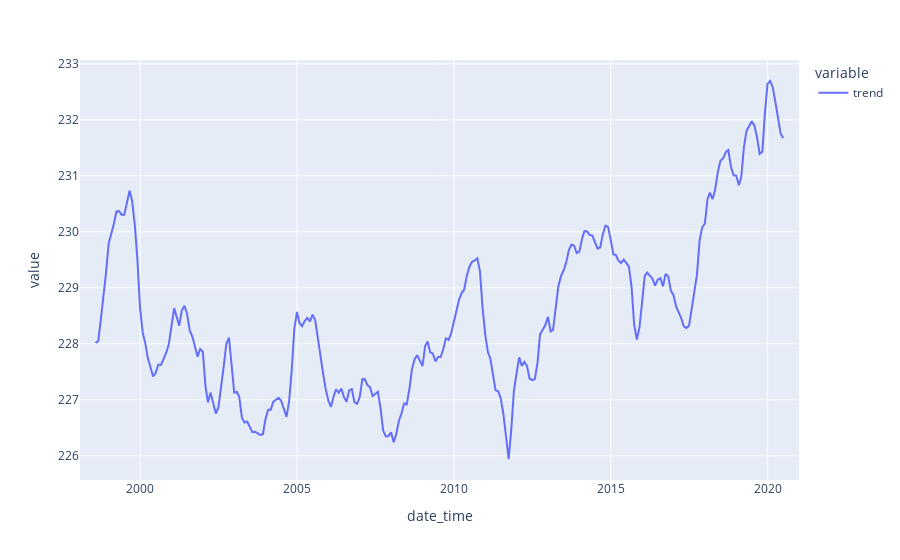

The cell this chart's notebook holds for it:
### Code cell
decomp_c.trend.plot()

### Figure 1 — Plotly figure (JSON) as saved in the notebook; plotly's stock layout.template omitted (floating-point values rounded to 4 significant figures; data arrays with more than 128 entries replaced by an {"elided": "..."} marker saying what was removed)
{"data": [{"hovertemplate": "variable=trend<br>date_time=%{x}<br>value=%{y}<extra></extra>", "legendgroup": "trend", "line": {"color": "#636efa", "dash": "solid"}, "mode": "lines", "name": "trend", "orientation": "v", "showlegend": true, "type": "scatter", "x": {"elided": "276 str values"}, "xaxis": "x", "y": {"elided": "276 float values"}, "yaxis": "y"}], "layout": {"autosize": true, "legend": {"title": {"text": "variable"}, "tracegroupgap": 0}, "margin": {"t": 60}, "xaxis": {"anchor": "y", "autorange": true, "domain": [0, 1], "range": ["1998-01-31", "2020-12-31"], "title": {"text": "date_time"}, "type": "date"}, "yaxis": {"anchor": "x", "autorange": true, "domain": [0, 1], "range": [225.6, 233.1], "title": {"text": "value"}, "type": "linear"}}}
